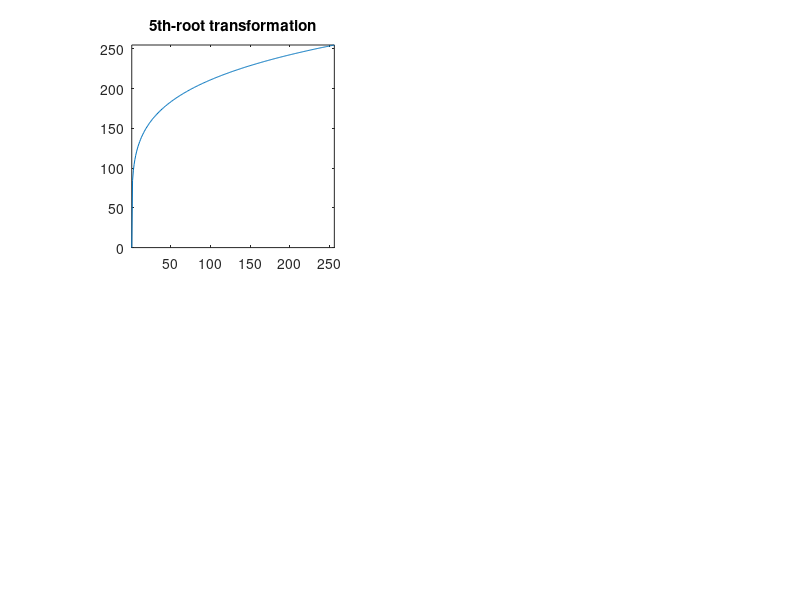

This chart was generated by the following MATLAB code:
x = 0:255; n = 5; c = 255 /(255^n); 
root = nthroot((x/c), n); 
figure, subplot(2,2,1), plot(root), ... 
    title('5th-root transformation'), axis tight, axis square